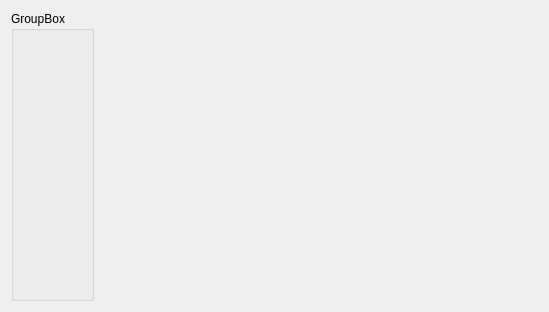
<?xml version="1.0" encoding="UTF-8"?>
<ui version="4.0">
 <class>helpWidget</class>
 <widget class="QWidget" name="helpWidget">
  <property name="geometry">
   <rect>
    <x>0</x>
    <y>0</y>
    <width>549</width>
    <height>312</height>
   </rect>
  </property>
  <property name="windowTitle">
   <string>Aide générale de l’application</string>
  </property>
  <layout class="QHBoxLayout" name="horizontalLayout">
   <item>
    <widget class="QGroupBox" name="groupBox">
     <property name="title">
      <string>GroupBox</string>
     </property>
    </widget>
   </item>
   <item>
    <widget class="QTextEdit" name="textEdit">
     <property name="styleSheet">
      <string notr="true">padding-left:20px;background-color:transparent</string>
     </property>
    </widget>
   </item>
  </layout>
 </widget>
 <resources/>
 <connections/>
</ui>
